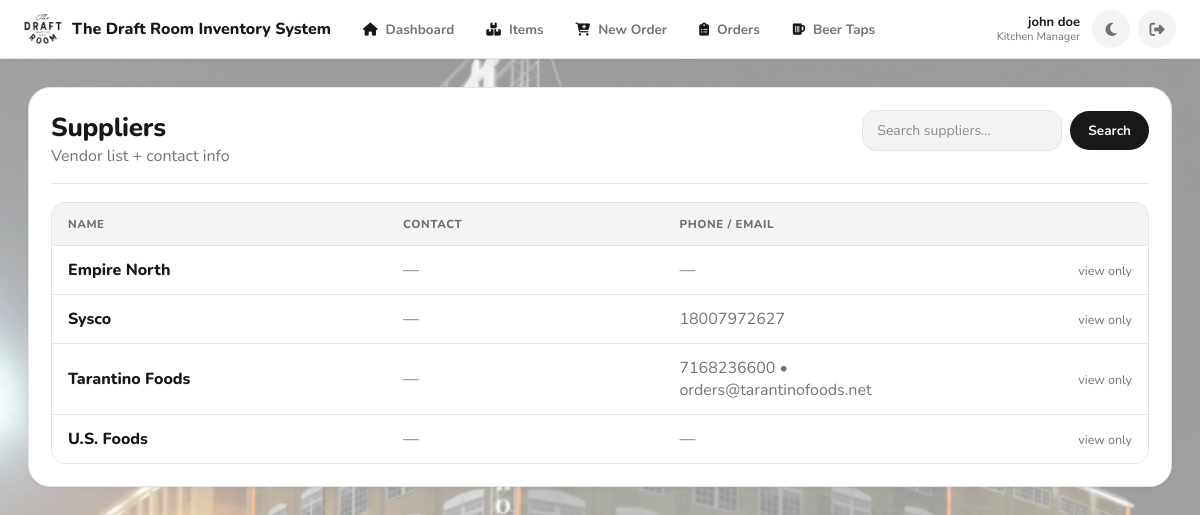
The page /suppliers (signed in) on the database its author committed.
### app.py (models this page shows, shortened)
class User(db.Model):
    __tablename__ = "users"
    id = db.Column(db.Integer, primary_key=True)
    username = db.Column(db.String(80), unique=True, nullable=False)
    first_name = db.Column(db.String(80), nullable=True)
    last_name = db.Column(db.String(80), nullable=True)
    password_hash = db.Column(db.String(255), nullable=False)
    role = db.Column(db.String(20), nullable=False, default="staff")  # Backward compatibility
    role_id = db.Column(db.Integer, db.ForeignKey('roles.id'), nullable=True)  # New: reference to Role
    is_active = db.Column(db.Boolean, nullable=False, default=True)
    created_at = db.Column(db.DateTime, nullable=False, default=utcnow)
    role_obj = db.relationship('Role', backref='users')
    def display_name(self) -> str:
        full = f"{(self.first_name or '').strip()} {(self.last_name or '').strip()}".strip()
        return full if full else self.username
    def get_role_name(self):
        if self.role_obj:
            return self.role_obj.name
        return self.role

class Role(db.Model):
    __tablename__ = "roles"
    id = db.Column(db.Integer, primary_key=True)
    name = db.Column(db.String(80), unique=True, nullable=False)
    is_admin = db.Column(db.Boolean, nullable=False, default=False)
    permissions = db.Column(db.JSON, nullable=False, default=dict)  # Store permissions as JSON
    created_at = db.Column(db.DateTime, nullable=False, default=utcnow)
    def has_permission(self, permission):
        if self.is_admin:
            return True
        return self.permissions.get(permission, False)

class Supplier(db.Model):
    __tablename__ = "suppliers"
    id = db.Column(db.Integer, primary_key=True)
    name = db.Column(db.String(160), nullable=False, unique=True)
    contact_name = db.Column(db.String(160), nullable=True)
    phone = db.Column(db.String(60), nullable=True)
    email = db.Column(db.String(160), nullable=True)
    notes = db.Column(db.String(400), nullable=True)
    created_at = db.Column(db.DateTime, nullable=False, default=utcnow)
    items = db.relationship("Item", back_populates="supplier", lazy=True)

### app.py (the view)
@app.get("/suppliers")
def suppliers():
    guard = require_view_access()
    if guard:
        return guard
    q = (request.args.get("q") or "").strip()
    query = Supplier.query
    if q:
        query = query.filter(Supplier.name.ilike(f"%{q}%"))
    suppliers = query.order_by(Supplier.name.asc()).all()
    return render_template("suppliers.html", suppliers=suppliers, q=q)

### app.py (called while the page is built)
@app.after_request
def add_security_headers_response(response):
    response.headers["X-Frame-Options"] = "SAMEORIGIN"
    response.headers["X-XSS-Protection"] = "1; mode=block"
    response.headers["X-Content-Type-Options"] = "nosniff"
    response.headers["Content-Security-Policy"] = (
        "default-src 'self'; "
        "script-src 'self' 'unsafe-inline' https://cdnjs.cloudflare.com; "
        "style-src 'self' 'unsafe-inline' https://cdnjs.cloudflare.com; "
        "font-src 'self' https://cdnjs.cloudflare.com; "
        "img-src 'self' data:; "
        "connect-src 'self'; "
        "frame-ancestors 'self'"
    )
    response.headers["Referrer-Policy"] = "strict-origin-when-cross-origin"
    response.headers["Permissions-Policy"] = (
        "geolocation=(), "
        "microphone=(), "
        "camera=(), "
        "payment=()"
    )
    return response

def utcnow() -> datetime:
    return datetime.now(timezone.utc)

def current_user() -> Optional["User"]:
    uid = session.get("user_id")
    if not uid:
        return None
    try:
        return User.query.get(int(uid))
    except Exception:
        return None

def current_user_role() -> str:
    if session.get("break_glass_admin") is True:
        return "admin"
    u = current_user()
    if not u:
        return ""
    return (u.role or "").lower()

def is_logged_in() -> bool:
    return (session.get("break_glass_admin") is True) or (session.get("user_id") is not None)

def can_manage_users() -> bool:
    u = current_user()
    if not u:
        return False
    if session.get("break_glass_admin") is True:
        return True
    if u.role_id:
        role = Role.query.get(u.role_id)
        if role and role.is_admin:
            return True
    if u.role == "admin":
        return True
    return False

def can_edit_inventory() -> bool:
    if session.get("break_glass_admin") is True:
        return True
    u = current_user()
    if not u:
        return False
    if u.role_id:
        role = Role.query.get(u.role_id)
        if role and role.has_permission("can_edit_items"):
            return True
    if u.role == "admin":
        return True
    return False

def require_view_access():
    if not is_logged_in():
        return redirect("/login")
    if session.get("break_glass_admin") is True:
        return None
    if not can_view_inventory():
        session.clear()
        flash("Access denied.", "error")
        return redirect("/login")
    return None

### templates/suppliers.html (shortened to what this page needs)
{% extends "base.html" %}
{% block content %}
<section class="card">
  <div class="cardhead">
    <div>
      <h1>Suppliers</h1>
      <span class="muted">Vendor list + contact info</span>
    </div>
    <div class="actions">
      <form method="GET" action="/suppliers" class="inline">
        <input class="input" name="q" placeholder="Search suppliers..." value="{{ q or '' }}">
        <button class="btn" type="submit">Search</button>
      </form>
    </div>
  </div>
  {% if suppliers and suppliers|length > 0 %}
    <div class="table">
      <div class="row head" style="grid-template-columns: 1.1fr .9fr .9fr .6fr;">
        <div>Name</div><div>Contact</div><div>Phone / Email</div><div></div>
      </div>
      {% for s in suppliers %}
        <div class="row" style="grid-template-columns: 1.1fr .9fr .9fr .6fr;">
          <div class="strong">{{ s.name }}</div>
          <div class="muted">{{ s.contact_name or '—' }}</div>
          <div class="muted">
            {{ s.phone or '—' }}{% if s.email %} • {{ s.email }}{% endif %}
          </div>
          <div class="row-actions">
            {% if can_edit_inventory %}
              <a class="btn small" href="/suppliers/{{ s.id }}/edit">Edit</a>
              <form method="POST" action="/suppliers/{{ s.id }}/delete" class="inline">
                <button class="btn small danger" type="submit" onclick="return confirm('Delete this supplier?')">Delete</button>
              </form>
            {% else %}
              <span class="muted smalltxt">view only</span>
            {% endif %}
          </div>
        </div>
      {% endfor %}
    </div>
  {% else %}
    <div class="empty">No suppliers yet.</div>
  {% endif %}
</section>
{% endblock %}

### templates/base.html (shortened to what this page needs)
<!DOCTYPE html>
<html lang="en">
<head>
  <link rel="stylesheet" href="/static/style.css?v={{ asset_v }}">
  <link rel="stylesheet" href="https://cdnjs.cloudflare.com/ajax/libs/font-awesome/6.4.0/css/all.min.css">
</head>
<body class="app-body">
  <header class="navbar">
    <div class="navbar-inner">
      <a href="/" class="navbar-brand">
        <img src="{{ url_for('static', filename='favicon-96x96.png') }}" alt="The Draft Room" class="navbar-logo">
        <span>The Draft Room Inventory System</span>
      </a>
      <nav class="navbar-nav">
        <a href="/" class="navlink2 {% if request.path == '/' %}active{% endif %}">
          <i class="fas fa-house"></i><span>Dashboard</span>
        </a>
        <a href="/items" class="navlink2 {% if request.path.startswith('/items') or request.path.startswith('/category') %}active{% endif %}">
          <i class="fas fa-boxes-stacked"></i><span>Items</span>
        </a>
        <a href="/order" class="navlink2 {% if request.path == '/order' %}active{% endif %}">
          <i class="fas fa-cart-plus"></i><span>New Order</span>
        </a>
        <a href="/orders" class="navlink2 {% if request.path.startswith('/orders') or (request.path.startswith('/order/') and request.path != '/order') %}active{% endif %}">
          <i class="fas fa-clipboard-list"></i><span>Orders</span>
        </a>
        <a href="/beers/dashboard" class="navlink2 {% if '/beers' in request.path %}active{% endif %}">
          <i class="fas fa-beer-mug-empty"></i><span>Beer Taps</span>
        </a>
      </nav>
      <div class="navbar-actions">
        {% if current_user %}
        <div class="navbar-user">
          <span class="navbar-user-name">
            {% if current_user.first_name or current_user.last_name %}
              {{ current_user.first_name }} {{ current_user.last_name }}
            {% else %}
              {{ current_user.username }}
            {% endif %}
          </span>
          <span class="navbar-user-role">{{ auth_role_name.title() if auth_role_name else 'User' }}</span>
        </div>
        {% endif %}
        <button class="theme-toggle" id="themeToggle" title="Toggle light/dark theme">
        </button>
        <a href="/logout" class="logout-btn" title="Logout">
          <i class="fas fa-sign-out-alt"></i>
        </a>
      </div>
    </div>
  </header>
  <main class="main-content">
    <div class="page-content">
      {% block content %}{% endblock %}
    </div>
  </main>
</body>
</html>

### rows shown on the page
User: first_name "john", last_name "doe"
Role: name "Kitchen Manager"
Supplier: name "Empire North", contact_name "—", phone "—"
Supplier: name "Sysco", contact_name "—", phone "18007972627"
Supplier: name "Tarantino Foods", contact_name "—", phone "7168236600", email "orders@tarantinofoods.net"
Supplier: name "U.S. Foods", contact_name "—", phone "—"
